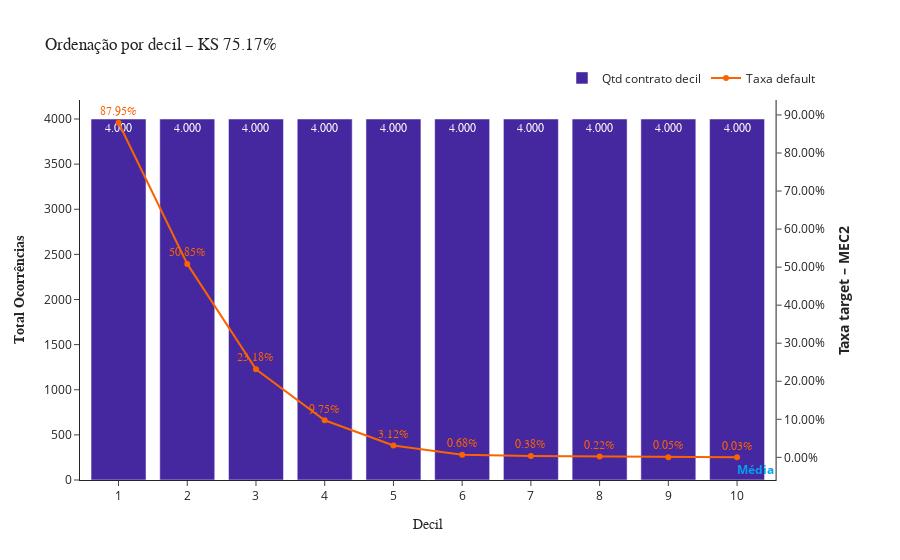

Notebook code cell kept with this figure:
### Code cell
evaluator.plot_decile_ks()

### Figure 1 — Plotly figure (JSON) as saved in the notebook; plotly's stock layout.template omitted (floating-point values rounded to 4 significant figures)
{"data": [{"marker": {"color": "#4527a0"}, "name": "Qtd contrato decil", "text": ["4.000", "4.000", "4.000", "4.000", "4.000", "4.000", "4.000", "4.000", "4.000", "4.000"], "textfont": {"family": "Arial Black"}, "type": "bar", "x": ["1", "2", "3", "4", "5", "6", "7", "8", "9", "10"], "xaxis": "x", "y": [4000, 4000, 4000, 4000, 4000, 4000, 4000, 4000, 4000, 4000], "yaxis": "y"}, {"line": {"color": "#fa6300"}, "marker": {"color": "#fa6300"}, "mode": "lines+markers+text", "name": "Taxa default", "text": ["87.95%", "50.85%", "23.18%", "9.75%", "3.12%", "0.68%", "0.38%", "0.22%", "0.05%", "0.03%"], "textfont": {"color": "#fa6300", "family": "Arial Black"}, "textposition": "top center", "type": "scatter", "x": ["1", "2", "3", "4", "5", "6", "7", "8", "9", "10"], "xaxis": "x", "y": [0.8795, 0.5085, 0.2318, 0.0975, 0.03125, 0.00675, 0.00375, 0.00225, 0.0005, 0.00025], "yaxis": "y2"}], "layout": {"annotations": [{"font": {"color": "#059fed"}, "showarrow": false, "text": "<b>Média</b>", "x": 1, "xanchor": "right", "xref": "x domain", "y": 0.1762, "yanchor": "bottom", "yref": "y"}], "bargap": 0.2, "legend": {"orientation": "h", "x": 1, "xanchor": "right", "y": 1.02, "yanchor": "bottom"}, "shapes": [{"line": {"color": "#059fed", "dash": "dash"}, "type": "line", "x0": 0, "x1": 1, "xref": "x domain", "y0": 0.1762, "y1": 0.1762, "yref": "y2"}], "title": {"font": {"family": "Arial Black"}, "text": "Ordenação por decil – KS 75.17%"}, "xaxis": {"anchor": "y", "domain": [0, 0.94], "title": {"font": {"family": "Arial Black"}, "text": "Decil"}}, "yaxis": {"anchor": "x", "domain": [0, 1], "title": {"font": {"family": "Arial Black"}, "text": "<b>Total Ocorrências<b>"}}, "yaxis2": {"anchor": "x", "overlaying": "y", "side": "right", "tickformat": ".2%", "title": {"text": "<b>Taxa target – MEC2<b>"}}}}
